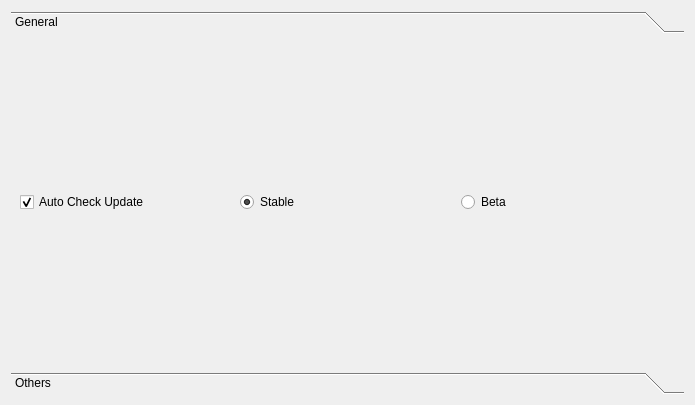
<?xml version="1.0" encoding="UTF-8"?>
<ui version="4.0">
 <class>Settings</class>
 <widget class="QWidget" name="Settings">
  <property name="geometry">
   <rect>
    <x>0</x>
    <y>0</y>
    <width>695</width>
    <height>405</height>
   </rect>
  </property>
  <property name="windowTitle">
   <string>Settings</string>
  </property>
  <layout class="QGridLayout" name="gridLayout">
   <item row="0" column="0">
    <widget class="QToolBox" name="toolBox">
     <property name="currentIndex">
      <number>0</number>
     </property>
     <widget class="QWidget" name="page">
      <property name="geometry">
       <rect>
        <x>0</x>
        <y>0</y>
        <width>677</width>
        <height>333</height>
       </rect>
      </property>
      <attribute name="label">
       <string>General</string>
      </attribute>
      <layout class="QGridLayout" name="gridLayout_3">
       <item row="0" column="0">
        <layout class="QGridLayout" name="gridLayout_2">
         <item row="0" column="0">
          <widget class="QCheckBox" name="checkBox_auto_check_update">
           <property name="text">
            <string>Auto Check Update</string>
           </property>
           <property name="checked">
            <bool>true</bool>
           </property>
          </widget>
         </item>
         <item row="0" column="1">
          <widget class="QRadioButton" name="radioButton_update_stable">
           <property name="text">
            <string>Stable</string>
           </property>
           <property name="checked">
            <bool>true</bool>
           </property>
          </widget>
         </item>
         <item row="0" column="2">
          <widget class="QRadioButton" name="radioButton_update_beta">
           <property name="text">
            <string>Beta</string>
           </property>
          </widget>
         </item>
        </layout>
       </item>
      </layout>
     </widget>
     <widget class="QWidget" name="page_2">
      <property name="geometry">
       <rect>
        <x>0</x>
        <y>0</y>
        <width>677</width>
        <height>333</height>
       </rect>
      </property>
      <attribute name="label">
       <string>Others</string>
      </attribute>
     </widget>
    </widget>
   </item>
  </layout>
 </widget>
 <resources/>
 <connections/>
</ui>
